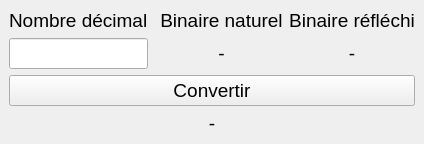
<?xml version="1.0" encoding="UTF-8"?>
<ui version="4.0">
 <class>MainWindow</class>
 <widget class="QMainWindow" name="MainWindow">
  <property name="geometry">
   <rect>
    <x>0</x>
    <y>0</y>
    <width>419</width>
    <height>142</height>
   </rect>
  </property>
  <property name="windowTitle">
   <string>Conversion binaire</string>
  </property>
  <widget class="QWidget" name="centralwidget">
   <property name="font">
    <font>
     <pointsize>14</pointsize>
    </font>
   </property>
   <layout class="QGridLayout" name="gridLayout">
    <item row="0" column="2">
     <widget class="QLabel" name="lbl_naturel">
      <property name="text">
       <string>Binaire naturel</string>
      </property>
      <property name="alignment">
       <set>Qt::AlignCenter</set>
      </property>
     </widget>
    </item>
    <item row="3" column="0" colspan="4">
     <widget class="QLabel" name="lbl_err">
      <property name="text">
       <string>-</string>
      </property>
      <property name="alignment">
       <set>Qt::AlignCenter</set>
      </property>
     </widget>
    </item>
    <item row="1" column="0">
     <widget class="QLineEdit" name="txt_decimal">
      <property name="alignment">
       <set>Qt::AlignCenter</set>
      </property>
     </widget>
    </item>
    <item row="0" column="0">
     <widget class="QLabel" name="lbl_decimal">
      <property name="text">
       <string>Nombre décimal</string>
      </property>
     </widget>
    </item>
    <item row="0" column="3">
     <widget class="QLabel" name="lbl_reflechi">
      <property name="text">
       <string>Binaire réfléchi</string>
      </property>
      <property name="alignment">
       <set>Qt::AlignCenter</set>
      </property>
     </widget>
    </item>
    <item row="2" column="0" colspan="4">
     <widget class="QPushButton" name="btn_convert">
      <property name="text">
       <string>Convertir</string>
      </property>
     </widget>
    </item>
    <item row="1" column="2">
     <widget class="QLabel" name="txt_naturel">
      <property name="text">
       <string>-</string>
      </property>
      <property name="alignment">
       <set>Qt::AlignCenter</set>
      </property>
     </widget>
    </item>
    <item row="1" column="3">
     <widget class="QLabel" name="txt_reflechi">
      <property name="text">
       <string>-</string>
      </property>
      <property name="alignment">
       <set>Qt::AlignCenter</set>
      </property>
     </widget>
    </item>
   </layout>
  </widget>
 </widget>
 <resources/>
 <connections/>
</ui>
